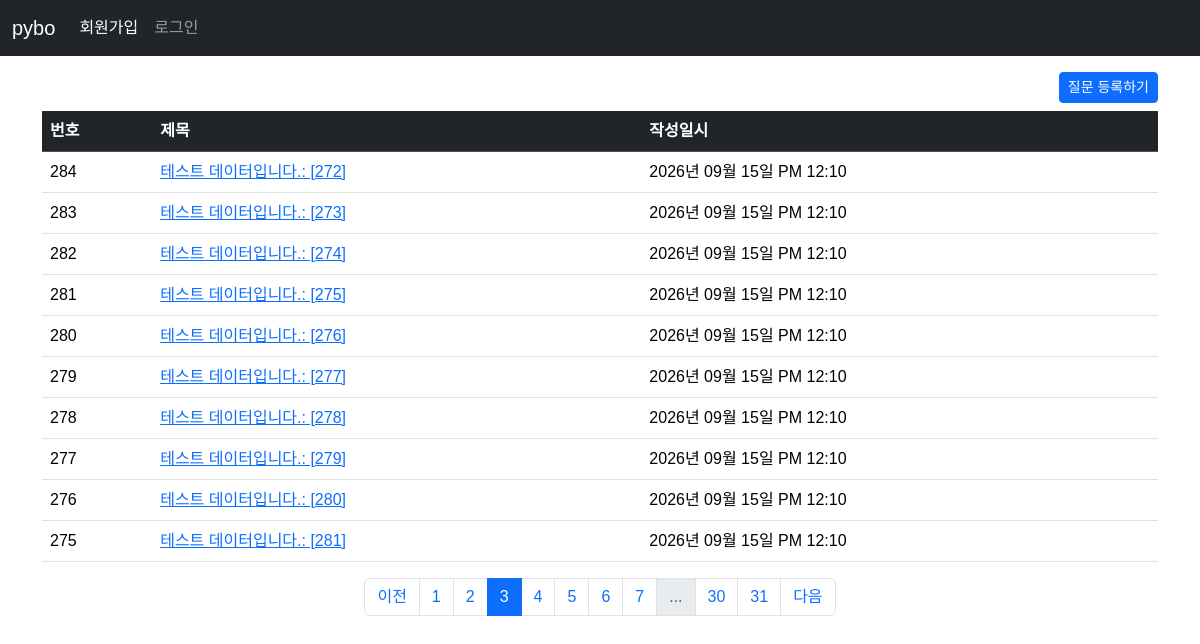
The page /question/list?page=3 on the database its author committed.
### pybo/models.py (models this page shows)
class Question(db.Model):
    id = db.Column(db.Integer, primary_key=True)
    subject = db.Column(db.String(200), nullable=False)
    content = db.Column(db.Text, nullable=False)
    create_date = db.Column(db.DateTime, nullable=False)

### pybo/views/question_views.py (the view)
@bp.route('/list')
def _list():
    page = request.args.get('page', 1, type=int) #url parameter ?page=1
    question_list = Question.query.order_by(Question.create_date.desc())
    question_list = question_list.paginate(page=page, per_page=10)
    return render_template('question/question_list.html', question_list=question_list)

### pybo/fillter.py (called while the page is built)
def format_datetime(value, fmt='%Y년 %m월 %d일 %p %I:%M'):
    return value.strftime(fmt)

### pybo/templates/question/question_list.html (shortened to what this page needs)
{% extends 'base.html' %}
{% block content %}
<div class="container my-3">
    <div class="text-end">
        <a href="{{ url_for('question.create') }}" class="btn btn-primary btn-sm mb-2">질문 등록하기</a>
    </div>
    <table class="table table-hover">
      <thead>
        <tr class="table-dark">
            <th>번호</th>
            <th>제목</th>
            <th>작성일시</th>
        </tr>
      </thead>
      <tbody>
        {% if question_list.items %}
        {% for question in question_list.items %}
        <tr>
            <td>{{ question_list.total - ((question_list.page-1)*question_list.per_page) - loop.index0 }} </td>
          <td>
              <a href="{{ url_for('question.detail', question_id=question.id) }}">{{question.subject}}</a>
          </td>
          <td>{{ question.create_date | datetime }}</td>
        </tr>
        {% endfor %}
        {% else %}
        <tr>
            <td colspan="3">질문이 없습니다.</td>
        </tr>
        {% endif %}
      </tbody>
    </table>
    <nav aria-label="...">
  <ul class="pagination justify-content-center" >
      {% if question_list.has_prev %}
    <li class="page-item"><a href="?page={{ question_list.prev_num }}" class="page-link">이전</a></li>
      {% else %}
    <li class="page-item disabled">
      <a href="javascript:void (0)" class="page-link" aria-disabled="true">이전</a></li>
      {% endif %}
      {% for page_num in question_list.iter_pages() %}
      {% if page_num %}
      {% if page_num !=question_list.page %}
    <li class="page-item"><a class="page-link" href="?page={{ page_num }}">{{ page_num }}</a></li>
      {% else %}
    <li class="page-item active">
      <a class="page-link" href="javascript:void(0)" aria-current="page">{{ page_num }}</a>
    </li>
      {% endif %}
      {% else %}
    <li class="page-item disabled"><a class="page-link" href="javascript:void(0)">...</a></li>
      {% endif %}
      {% endfor %}
      {% if question_list.has_next %}
    <li class="page-item"><a class="page-link" href="?page={{ question_list.next_num }}">다음</a></li>
      {% else %}
    <li class="page-item disabled"><a class="page-link" href="javascript:void(0)">다음</a></li>
      {% endif %}
  </ul>
</nav>
</div>
{% endblock %}

### pybo/static/style.css (style rules this page uses)
body { font-family: "Noto Sans KR", sans-serif; font-weight: 400; }

### rows shown on the page
Question: total "284", subject "테스트 데이터입니다.: [272]", create_date "2026년 09월 15일 PM 12:10"
Question: total "283", subject "테스트 데이터입니다.: [273]", create_date "2026년 09월 15일 PM 12:10"
Question: total "282", subject "테스트 데이터입니다.: [274]", create_date "2026년 09월 15일 PM 12:10"
Question: id "281", subject "테스트 데이터입니다.: [275]", create_date "2026년 09월 15일 PM 12:10"
Question: total "280", subject "테스트 데이터입니다.: [276]", create_date "2026년 09월 15일 PM 12:10"
Question: total "279", subject "테스트 데이터입니다.: [277]", create_date "2026년 09월 15일 PM 12:10"
Question: total "278", subject "테스트 데이터입니다.: [278]", create_date "2026년 09월 15일 PM 12:10"
Question: total "277", subject "테스트 데이터입니다.: [279]", create_date "2026년 09월 15일 PM 12:10"
Question: total "276", subject "테스트 데이터입니다.: [280]", create_date "2026년 09월 15일 PM 12:10"
Question: total "275", subject "테스트 데이터입니다.: [281]", create_date "2026년 09월 15일 PM 12:10"

### other values the page prints
{{ page_num }} "1" "2" "4" "5" "6" "7" "30" "31"
{{ page_num }} "3"
